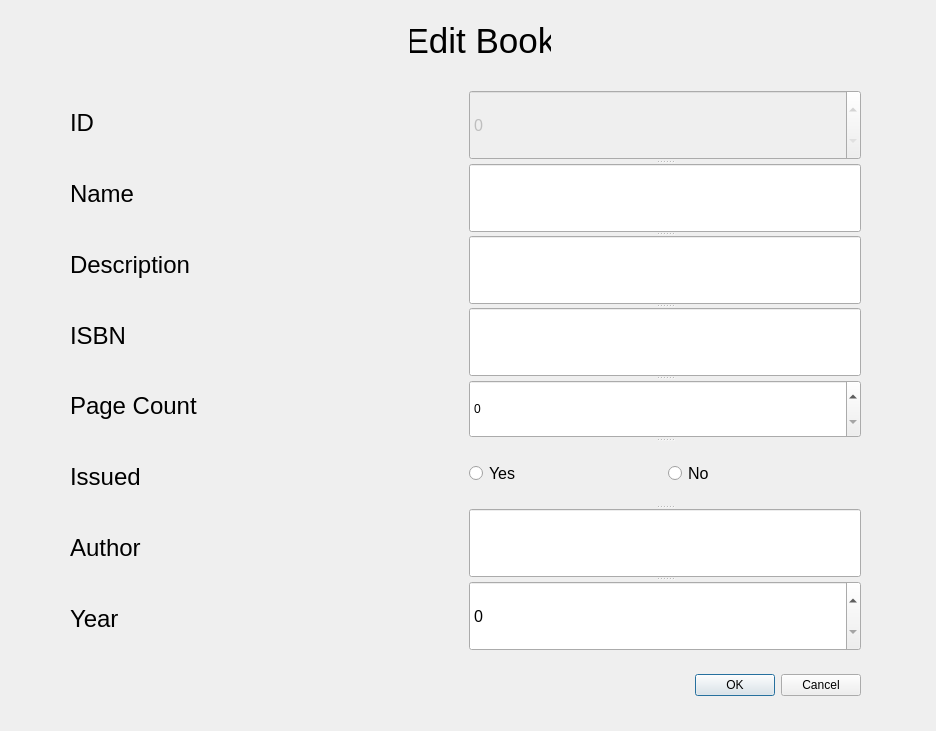
<?xml version="1.0" encoding="UTF-8"?>
<ui version="4.0">
 <class>Dialog</class>
 <widget class="QDialog" name="Dialog">
  <property name="geometry">
   <rect>
    <x>0</x>
    <y>0</y>
    <width>936</width>
    <height>731</height>
   </rect>
  </property>
  <property name="windowTitle">
   <string>Edit Dialog</string>
  </property>
  <widget class="QDialogButtonBox" name="buttonBox">
   <property name="geometry">
    <rect>
     <x>410</x>
     <y>660</y>
     <width>451</width>
     <height>51</height>
    </rect>
   </property>
   <property name="orientation">
    <enum>Qt::Horizontal</enum>
   </property>
   <property name="standardButtons">
    <set>QDialogButtonBox::Cancel|QDialogButtonBox::Ok</set>
   </property>
  </widget>
  <widget class="QLabel" name="label">
   <property name="geometry">
    <rect>
     <x>410</x>
     <y>20</y>
     <width>141</width>
     <height>41</height>
    </rect>
   </property>
   <property name="font">
    <font>
     <pointsize>26</pointsize>
    </font>
   </property>
   <property name="text">
    <string>Edit Book</string>
   </property>
   <property name="alignment">
    <set>Qt::AlignCenter</set>
   </property>
  </widget>
  <widget class="QWidget" name="layoutWidget">
   <property name="geometry">
    <rect>
     <x>70</x>
     <y>90</y>
     <width>791</width>
     <height>561</height>
    </rect>
   </property>
   <layout class="QHBoxLayout" name="horizontalLayout_2">
    <item>
     <layout class="QVBoxLayout" name="verticalLayout">
      <item>
       <widget class="QLabel" name="label_2">
        <property name="font">
         <font>
          <pointsize>18</pointsize>
         </font>
        </property>
        <property name="text">
         <string>ID</string>
        </property>
       </widget>
      </item>
      <item>
       <widget class="QLabel" name="label_3">
        <property name="font">
         <font>
          <pointsize>18</pointsize>
         </font>
        </property>
        <property name="text">
         <string>Name</string>
        </property>
       </widget>
      </item>
      <item>
       <widget class="QLabel" name="label_4">
        <property name="font">
         <font>
          <pointsize>18</pointsize>
         </font>
        </property>
        <property name="text">
         <string>Description</string>
        </property>
       </widget>
      </item>
      <item>
       <widget class="QLabel" name="label_5">
        <property name="font">
         <font>
          <pointsize>18</pointsize>
         </font>
        </property>
        <property name="text">
         <string>ISBN</string>
        </property>
       </widget>
      </item>
      <item>
       <widget class="QLabel" name="label_6">
        <property name="font">
         <font>
          <pointsize>18</pointsize>
         </font>
        </property>
        <property name="text">
         <string>Page Count</string>
        </property>
       </widget>
      </item>
      <item>
       <widget class="QLabel" name="label_8">
        <property name="font">
         <font>
          <pointsize>18</pointsize>
         </font>
        </property>
        <property name="text">
         <string>Issued</string>
        </property>
       </widget>
      </item>
      <item>
       <widget class="QLabel" name="label_7">
        <property name="font">
         <font>
          <pointsize>18</pointsize>
         </font>
        </property>
        <property name="text">
         <string>Author</string>
        </property>
       </widget>
      </item>
      <item>
       <widget class="QLabel" name="label_9">
        <property name="font">
         <font>
          <pointsize>18</pointsize>
         </font>
        </property>
        <property name="text">
         <string>Year</string>
        </property>
       </widget>
      </item>
     </layout>
    </item>
    <item>
     <widget class="QSplitter" name="splitter">
      <property name="orientation">
       <enum>Qt::Vertical</enum>
      </property>
      <widget class="QSpinBox" name="id_spinbox">
       <property name="enabled">
        <bool>false</bool>
       </property>
       <property name="font">
        <font>
         <pointsize>12</pointsize>
        </font>
       </property>
      </widget>
      <widget class="QLineEdit" name="name_input">
       <property name="font">
        <font>
         <pointsize>12</pointsize>
        </font>
       </property>
       <property name="text">
        <string/>
       </property>
      </widget>
      <widget class="QLineEdit" name="description_input">
       <property name="font">
        <font>
         <pointsize>12</pointsize>
        </font>
       </property>
      </widget>
      <widget class="QLineEdit" name="description_input_2">
       <property name="font">
        <font>
         <pointsize>12</pointsize>
        </font>
       </property>
      </widget>
      <widget class="QSpinBox" name="page_count_spinbox">
       <property name="maximum">
        <number>2000</number>
       </property>
      </widget>
      <widget class="QWidget" name="layoutWidget">
       <layout class="QHBoxLayout" name="horizontalLayout">
        <item>
         <widget class="QRadioButton" name="yes">
          <property name="font">
           <font>
            <pointsize>12</pointsize>
           </font>
          </property>
          <property name="text">
           <string>Yes</string>
          </property>
         </widget>
        </item>
        <item>
         <widget class="QRadioButton" name="yes_2">
          <property name="font">
           <font>
            <pointsize>12</pointsize>
           </font>
          </property>
          <property name="text">
           <string>No</string>
          </property>
         </widget>
        </item>
       </layout>
      </widget>
      <widget class="QLineEdit" name="author_input">
       <property name="font">
        <font>
         <pointsize>12</pointsize>
        </font>
       </property>
      </widget>
      <widget class="QSpinBox" name="page_count_spinbox_2">
       <property name="font">
        <font>
         <pointsize>12</pointsize>
        </font>
       </property>
       <property name="maximum">
        <number>10000</number>
       </property>
      </widget>
     </widget>
    </item>
   </layout>
  </widget>
 </widget>
 <resources/>
 <connections>
  <connection>
   <sender>buttonBox</sender>
   <signal>accepted()</signal>
   <receiver>Dialog</receiver>
   <slot>accept()</slot>
   <hints>
    <hint type="sourcelabel">
     <x>248</x>
     <y>254</y>
    </hint>
    <hint type="destinationlabel">
     <x>157</x>
     <y>274</y>
    </hint>
   </hints>
  </connection>
  <connection>
   <sender>buttonBox</sender>
   <signal>rejected()</signal>
   <receiver>Dialog</receiver>
   <slot>reject()</slot>
   <hints>
    <hint type="sourcelabel">
     <x>316</x>
     <y>260</y>
    </hint>
    <hint type="destinationlabel">
     <x>286</x>
     <y>274</y>
    </hint>
   </hints>
  </connection>
 </connections>
</ui>
